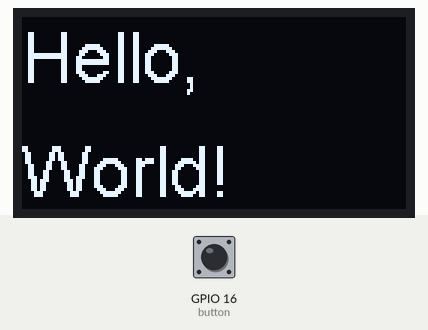
Simulated run of this sketch. Board: ESP8266 (NodeMCU). Shown: 128×64 one-colour display. Inputs (shaded band) come from the test bench; at power-on: GPIO 16 (button) LOW. What the sketch prints to the serial monitor is not drawn.

1.3 s: GPIO 16 (button) pulled HIGH for 1 s
Above: at 2.3 s.
4.0 s: GPIO 16 (button) pulled HIGH for 3.2 s
Timing chart, 0 to 7.0 s (numbered marks = the images above; inputs shaded):
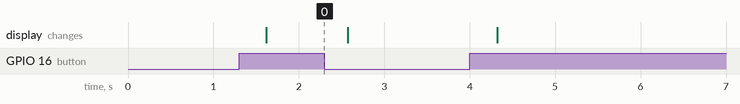

The sketch:

OLED_Button.ino
```cpp
/* Hello World OLED Test */
#include "SSD1306.h"         // alias for `#include "SSD1306Wire.h"`
SSD1306 display(0x3c, 5, 4); // Initialise the OLED display using Wire library
const int button = 16;
int temp = 0;

void setup()
{
  Serial.begin(115200);
  pinMode(button, INPUT);
  display.init(); // Initialising the UI will init the display too.
  display.flipScreenVertically();
  display.clear(); // clear display on setup
}
void loop()
{
  temp = digitalRead(button);
  while (temp == HIGH)
  {
    delay(300);
    Serial.println("Button pressed");
    drawHelloWorld();
    display.display(); // update what's displayed
    // update temp with current state to determine whether to stay in the loop
    temp = digitalRead(button);
  }
  display.clear();
  display.display(); // update what's displayed
}
void drawHelloWorld()
{
  char a[]{"Hello,"};
  char b[]{"World!"};
  display.setTextAlignment(TEXT_ALIGN_LEFT);
  display.setFont(ArialMT_Plain_24);
  display.drawString(0, 0, a);
  display.setFont(ArialMT_Plain_24);
  display.drawString(0, 38, b);
}
```

Measured:
- after the input at 1.3 s, the display: changes after 0.32 s (image 0)
